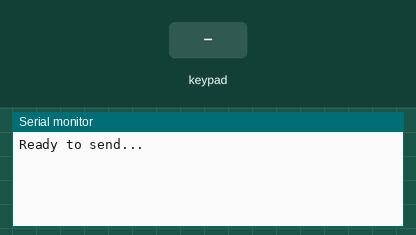
Bench run of a program on a simulated Arduino Nano, built with avr-gcc and run on an emulated ATmega328P. Parts: the last lines printed to the serial monitor. Inputs (shaded band) come from the test bench.

Above: at 1.2 s.
1.3 s: key '1' pressed
At 1.9 s:
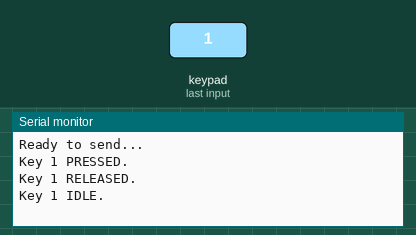
2.9 s: keypad keys 8 7 6 5 # pressed 0.4 s apart
At 5.7 s:
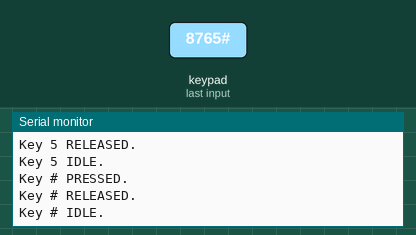
6.4 s: key 'A' pressed
At 7.5 s:
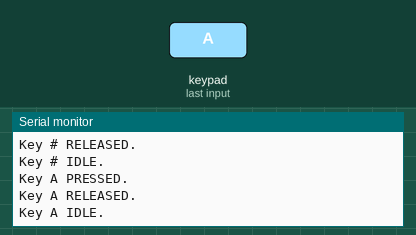
8.0 s: keypad keys 8 7 6 5 * pressed 0.4 s apart
At 10.8 s:
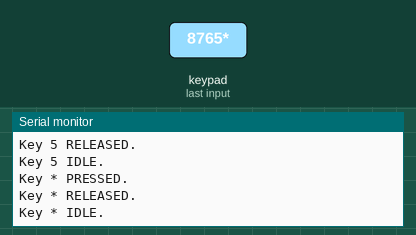
11.5 s: key 'B' pressed
At 12.8 s:
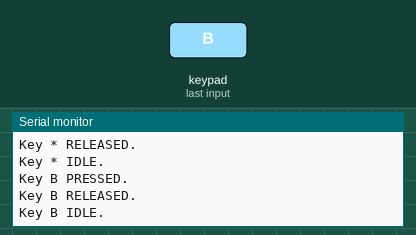
13.1 s: keypad keys 8 7 6 5 D pressed 0.4 s apart
At 15.2 s:
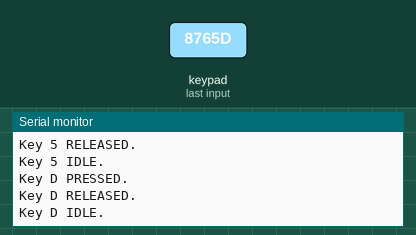
Timing chart, 0 to 16.7 s (numbered marks = the images above; inputs shaded):
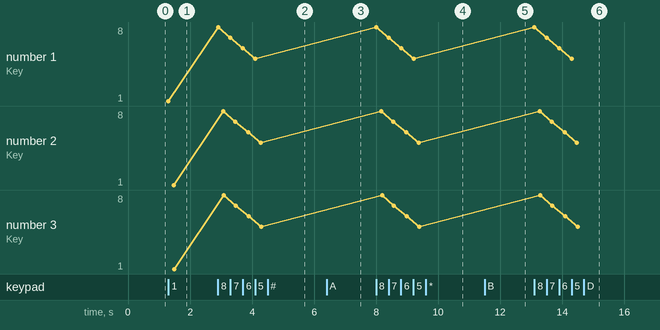

Measured:
- after the input at 1.3 s, the serial monitor: prints a new line at once (image 1)
- after the input at 2.9 s, the serial monitor: prints a new line at once (image 2)
- after the input at 6.4 s, the serial monitor: prints a new line at once (image 3)
- after the input at 8.0 s, the serial monitor: prints a new line at once (image 4)
- after the input at 11.5 s, the serial monitor: prints a new line at once (image 5)
- after the input at 13.1 s, the serial monitor: prints a new line at once (image 6)
- plotted number 1: 1 → 5 after the input at 2.9 s
- plotted number 2: 1 → 5 after the input at 2.9 s

The program:

main.cpp
```cpp
#include <Arduino.h>
#include <Keypad.h>
#include <IRremote.h>

//按键和执行命令的定义，从之前项目拷贝完成，根据实际需要可单独定义为头文件


uint16_t sAddress = 0x0; //红外线接收标识的地址！！！为防止恶意干扰，实际应用场景应重新定义此值，并在
//定义遥控器按键
const unsigned long K_CHDOWN = 0x45; //频道+
const unsigned long K_CH = 0x46;     //频道
const unsigned long K_CHUP = 0x47;   //频道+

const unsigned long K_PRE = 0x44;        //上一曲
const unsigned long K_NEXT = 0x40;       //下一曲
const unsigned long K_PLAYNPAUSE = 0x43; //播放暂停

const unsigned long K_VOLDOWN = 0x07; //音量减
const unsigned long K_VOLUP = 0x15;   //音量加
const unsigned long K_EQ = 0x09;      //EQ

const unsigned long K_0 = 0x16;   //0
const unsigned long K_100 = 0x19; //100+
const unsigned long K_200 = 0x0D; //200+

const unsigned long K_1 = 0x0C;
const unsigned long K_2 = 0x18;
const unsigned long K_3 = 0x5E;

const unsigned long K_4 = 0x08;
const unsigned long K_5 = 0x1C;
const unsigned long K_6 = 0x5A;

const unsigned long K_7 = 0x42;
const unsigned long K_8 = 0x52;
const unsigned long K_9 = 0x4A;

//定义键位
const unsigned long TTCMD_TAKEOFF = K_7; //起飞
const unsigned long TTCMD_LAND = K_9;    //降落

const unsigned long TTCMD_UP = K_CHUP;     //上升
const unsigned long TTCMD_DOWN = K_CHDOWN; //下降

const unsigned long TTCMD_LEFT = K_PRE;         //向左飞
const unsigned long TTCMD_RIGHT = K_PLAYNPAUSE; //向右飞

const unsigned long TTCMD_FORWARD = K_CH; //向左飞
const unsigned long TTCMD_BACK = K_NEXT;  //向右飞

const unsigned long TTCMD_CCW = K_VOLDOWN; //逆时针旋转
const unsigned long TTCMD_CW = K_EQ;       //顺时针旋转

const unsigned long TTCMD_FLIP_F = K_2; //向前翻转
const unsigned long TTCMD_FLIP_B = K_5; //向后翻转
const unsigned long TTCMD_FLIP_L = K_4; //向左翻转
const unsigned long TTCMD_FLIP_R = K_6; //向右翻转

uint8_t SEND_PIN = 13;    //发射红外线的引脚

uint8_t sRepeats = 1;    //重复发送命令的次数

const byte ROWS = 4; //four rows
const byte COLS = 4; //three columns
char keys[ROWS][COLS] = {
    {'1', '2', '3', 'A'},
    {'4', '5', '6', 'B'},
    {'7', '8', '9', 'C'},
    {'*', '0', '#', 'D'}};
byte rowPins[ROWS] = {8, 7, 6, 5}; //定义行接口的引脚connect to the row pinouts of the kpd
byte colPins[COLS] = {12, 11, 10, 9};   //定义列接口的引脚connect to the column pinouts of the kpd

Keypad kpd = Keypad(makeKeymap(keys), rowPins, colPins, ROWS, COLS);

String msg;

void setup()
{
    Serial.begin(9600);
    IrSender.begin(SEND_PIN, true); //初始化红外线发射
    Serial.println("Ready to send...");
    //msg = "";
}

void loop()
{
    KeyState K_A_State = IDLE; //   注意！！！！！！！！！！！！！
    KeyState K_B_State = IDLE; //   此处定义为A、B、C、D键的状态，
    KeyState K_C_State = IDLE; //   A、B、C、D键用于组合其他按键协同工作，
    KeyState K_D_State = IDLE; //   以完成更多的指令.

    if (kpd.getKeys()) //扫描所有按键状态
    {
        for (int i = 0; i < LIST_MAX; i++) //扫描按键列表
        {
            if (kpd.key[i].stateChanged) //如果按键状态发生了改变
            {
                switch (kpd.key[i].kstate)
                { //通过COM口反馈按键状态
                case PRESSED:
                    msg = " PRESSED."; //按下
                    break;
                case HOLD:
                    msg = " HOLD."; //长按
                    break;
                case RELEASED:
                    msg = " RELEASED."; //释放
                    break;
                case IDLE:
                    msg = " IDLE."; //空闲
                }
                Serial.print("Key ");
                Serial.print(kpd.key[i].kchar);
                Serial.println(msg);

                if ((kpd.key[i].kchar == '*') && (kpd.key[i].kstate == PRESSED)) //起飞
                {
                    IrSender.sendNEC(sAddress, TTCMD_TAKEOFF, sRepeats);
                    delay(100); //防止连续发送导致解码错误，delay（100）
                }
                else if ((kpd.key[i].kchar == '#') && (kpd.key[i].kstate == PRESSED)) //降落
                {
                    IrSender.sendNEC(sAddress, TTCMD_LAND, sRepeats);
                    delay(100);
                }
                else if ((kpd.key[i].kchar == '2') && (kpd.key[i].kstate == PRESSED)) //A没被长安则前进，否则向前翻滚
                {
                    if (K_A_State != HOLD)
                        IrSender.sendNEC(sAddress, TTCMD_FORWARD, sRepeats); //A没被长按，前进
                    else
                        IrSender.sendNEC(sAddress, TTCMD_FLIP_F, sRepeats); //A被长按，向前翻滚

                    delay(100);
                }
                else if ((kpd.key[i].kchar == '5') && (kpd.key[i].kstate == PRESSED)) //后退
                {
                    if (K_A_State != HOLD)
                        IrSender.sendNEC(sAddress, TTCMD_BACK, sRepeats); //A没被长按，后退
                    else
                        IrSender.sendNEC(sAddress, TTCMD_FLIP_B, sRepeats); //A没被长按，向后翻滚
                    delay(100);
                }
                else if ((kpd.key[i].kchar == '4') && (kpd.key[i].kstate == PRESSED)) //左移
                {
                    if (K_A_State != HOLD)
                        IrSender.sendNEC(sAddress, TTCMD_LEFT, sRepeats); //如果A没被长按，左移
                    else
                        IrSender.sendNEC(sAddress, TTCMD_FLIP_L, sRepeats); //如果A被长按，向左翻滚
                    delay(100);
                }
                else if ((kpd.key[i].kchar == '6') && (kpd.key[i].kstate == PRESSED)) //右移
                {
                    if (K_A_State != HOLD)
                        IrSender.sendNEC(sAddress, TTCMD_RIGHT, sRepeats); //如果A没被长按，右移
                    else
                        IrSender.sendNEC(sAddress, TTCMD_FLIP_R, sRepeats); //如果A被长按，右翻滚
                    delay(100);
                }
                else if ((kpd.key[i].kchar == '1') && (kpd.key[i].kstate == PRESSED)) //逆时针旋转
                {
                    IrSender.sendNEC(sAddress, TTCMD_CCW, sRepeats);
                    delay(100);
                }
                else if ((kpd.key[i].kchar == '3') && (kpd.key[i].kstate == PRESSED)) //顺时针旋转
                {
                    IrSender.sendNEC(sAddress, TTCMD_CW, sRepeats);
                    delay(100);
                }
                else if ((kpd.key[i].kchar == '3') && (kpd.key[i].kstate == PRESSED)) //顺时针旋转
                {
                    IrSender.sendNEC(sAddress, TTCMD_CW, sRepeats);
                    delay(100);
                }
                else if ((kpd.key[i].kchar == '8') && (kpd.key[i].kstate == PRESSED)) //上升高度
                {
                    IrSender.sendNEC(sAddress, TTCMD_UP, sRepeats);
                    delay(100);
                }
                else if ((kpd.key[i].kchar == '0') && (kpd.key[i].kstate == PRESSED)) //上升高度
                {
                    IrSender.sendNEC(sAddress, TTCMD_DOWN, sRepeats);
                    delay(100);
                }
                //更新最后一次按键A的状态
            }
            if ((kpd.key[i].kchar == 'A')) //更新最后一次按键A的状态
            {
                K_A_State = kpd.key[i].kstate;
            }
            else if ((kpd.key[i].kchar == 'B')) //更新最后一次按键B的状态
            {
                K_B_State = kpd.key[i].kstate;
            }
            else if ((kpd.key[i].kchar == 'C')) //更新最后一次按键C的状态
            {
                K_C_State = kpd.key[i].kstate;
            }
            else if ((kpd.key[i].kchar == 'D')) //更新最后一次按键D的状态
            {
                K_D_State = kpd.key[i].kstate;
            }
        }
    }
} // End loop
```
